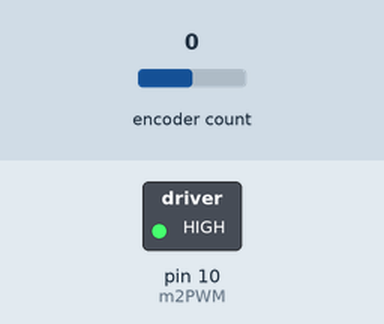
A sketch run on a simulated Arduino Uno, built with avr-gcc and run on an emulated ATmega328P. Shown: switched loads named in the sketch (green lamp = pin HIGH). The test bench sets the inputs (shaded band); at power-on: encoder count 0. What the sketch prints to the serial monitor is not drawn.

Above: at 1.2 s.
1.3 s: encoder count set to -1
At 2.5 s:
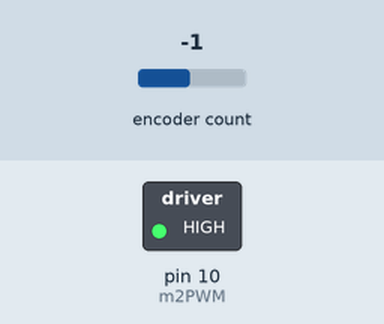
2.8 s: encoder count set to -2
At 4.0 s:
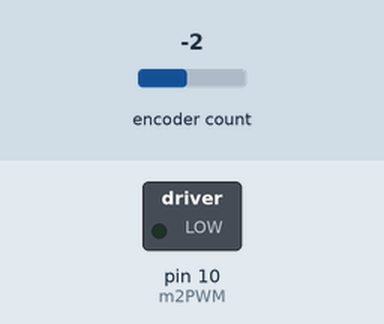
Timing chart, 0 to 5.8 s (numbered marks = the images above; inputs shaded):
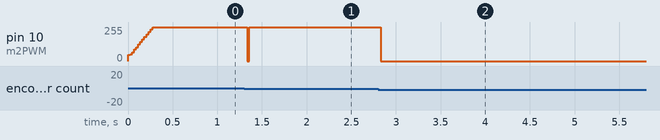

Measured:
- after the input at 1.3 s, pin 10 (m2PWM): 255/255 → 0/255 at once, → 255/255 0.02 s later
- after the input at 2.8 s, pin 10 (m2PWM): 255/255 → 0/255 at once

The sketch:

PI.ino
```cpp
#include "DualMC33926MotorShield.h"
#include <Encoder.h>
DualMC33926MotorShield md;

#define m1Dir 7
#define m1PWM 9
#define m2Dir 8
#define m2PWM 10
#define encA 2
#define encB 3

Encoder rotary(encA,encB);

float ki = 9.76;            //ki and kp just constants from our modeling
float kp = 0.5474;
float setVelocity = 4.0;    //looking for 4 radians per second (about what our motor rotated at when we were modeling our motor)
float scale = 21.65;        //scale = 255/(11.87 rad/s)    looked at our angular velocity at full speed to calculate the scale
float error = 0.0;          //start error and other variables at 0 for initial conditions, will get updated later
float integral = 0.0;
float I = 0.0;
float P = 0.0;
float PWM = 0.0;
float velocity = 0.0;
float deltaTime = 0.0;

unsigned long timerOld = 0;
unsigned long countOld = 0;
unsigned long timerNew = 0;
unsigned long countNew = 0;

int countsPerRad = 509;     //about equal to 3200 counts per revolution divided by 2pi rad/rev


void setup() {
  Serial.begin(9600);
  md.init();
}

void loop() {
  timerNew = millis();        //timerNew in milliseconds, increments throughout running of code
  countNew = rotary.read();   //set countNew to however many counts the encoder has done
  deltaTime = (timerNew - timerOld)/1000.0;   //convert time in ms to seconds
  if (deltaTime > 0) {        //only let velocity calculated if deltaTime is not 0, don't want to divide by 0
     velocity = ((float)(countNew - countOld)/countsPerRad)/deltaTime;   //get velocity in radians per second
  }
  else {
     velocity = 0.0;          //just make sure velocity is 0 for initial conditions
  }

  Serial.print("       velocity = ");       //using this to debug
  Serial.print(velocity);                   //print velocity out to 4 decimal places

  countOld = countNew;        //set counter and timer old values to the new values for reference
  timerOld = timerNew;

  error = setVelocity - velocity;    //just formulas from the PID control article
  integral = integral + error*deltaTime;
  I = integral*ki;
  P = error*kp;
  PWM = (I + P)*scale;

  motor(2,PWM);           //run motor at whatever
}

void motor (int m, int pwm) {  //input m = 1 for m1, m = 2 for m2, pwm between -255 and 255
  if(m == 1){
    if(pwm > 0){               //if pwm > 0, turn m1 forward direction at some speed
      digitalWrite(m1Dir,HIGH);
      analogWrite(m1PWM,pwm);
    }
    else if(pwm < 0){          //if pwm < 0, turn m1 reverse direction at some speed
      digitalWrite(m1Dir,LOW);
      analogWrite(m1PWM,pwm);
    }
    else if (pwm > 255){       //if pwm greater than maximum amount, just make it max
      digitalWrite(m1Dir,HIGH);
      analogWrite(m1PWM,255);
    }
    else if (pwm < -255){      //if pwm less than minimum amount, just make it min
      digitalWrite(m1Dir,LOW);
      analogWrite(m1PWM,-255);
    }
    else{
      analogWrite(m1PWM,0);    //if pwm = 0, turn m1 off
    }
  }                            //end motor m1
  if(m == 2){
    if(pwm > 0){               //if pwm > 0, turn m2 forward direction at some speed
      digitalWrite(m2Dir,HIGH);
      analogWrite(m2PWM,pwm);
    }
    else if(pwm < 0){         //if pwm < 0, turn m2 reverse direction at some speed
      digitalWrite(m2Dir,LOW);
      analogWrite(m2PWM,-pwm);
    }
    else if(pwm > 255){       //if pwm greater than maximum amount, just make it max
      digitalWrite(m2Dir,HIGH);
      analogWrite(m2PWM,255);
    }
    else if(pwm < -255){      //if pwm less than minimum amount, just make it min
      digitalWrite(m2Dir,LOW);
      analogWrite(m2PWM,-255);
    }
    else{                     //if pwm = 0, turn m2 off
      analogWrite(m2PWM,0);
    }//end motor m2
  }
}
```
